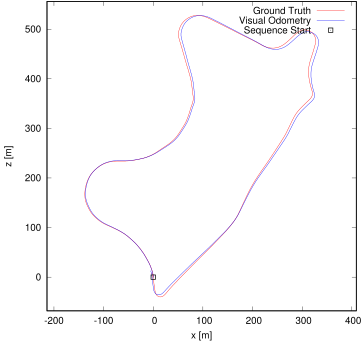

Write gnuplot code to recreate this figure.
set term postscript eps enhanced color
set output "09.eps"
set size ratio -1
set xrange [-214:409]
set yrange [-68:556]
set xlabel "x [m]"
set ylabel "z [m]"
plot "09.txt" using 1:2 lc rgb "#FF0000" title 'Ground Truth' w lines,"09.txt" using 3:4 lc rgb "#0000FF" title 'Visual Odometry' w lines,"< head -1 09.txt" using 1:2 lc rgb "#000000" pt 4 ps 1 lw 2 title 'Sequence Start' w points
